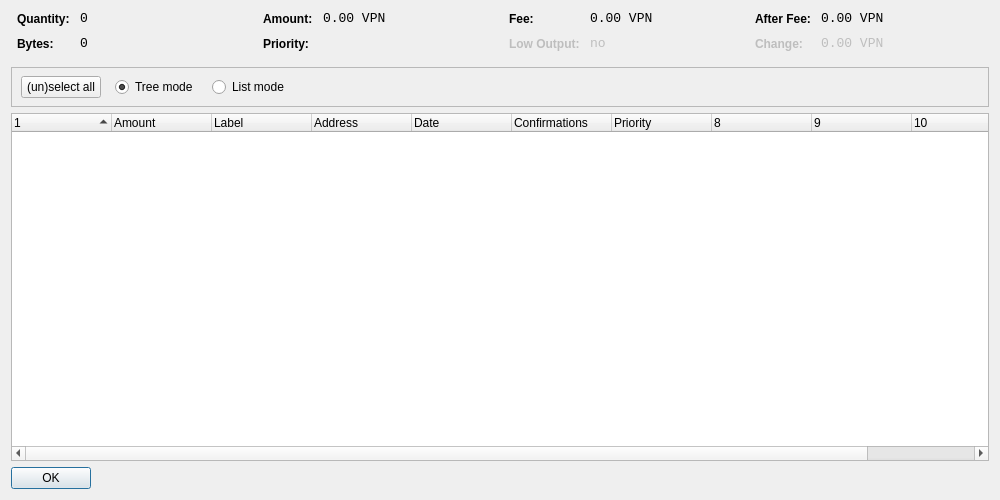
<?xml version="1.0" encoding="UTF-8"?>
<ui version="4.0">
 <class>CoinControlDialog</class>
 <widget class="QDialog" name="CoinControlDialog">
  <property name="geometry">
   <rect>
    <x>0</x>
    <y>0</y>
    <width>1000</width>
    <height>500</height>
   </rect>
  </property>
  <property name="windowTitle">
   <string>Coin Control</string>
  </property>
  <layout class="QVBoxLayout" name="verticalLayout">
   <item>
    <layout class="QHBoxLayout" name="horizontalLayoutTop" stretch="0,0,0,0">
     <property name="topMargin">
      <number>0</number>
     </property>
     <property name="bottomMargin">
      <number>10</number>
     </property>
     <item>
      <layout class="QFormLayout" name="formLayoutCoinControl1">
       <property name="horizontalSpacing">
        <number>10</number>
       </property>
       <property name="verticalSpacing">
        <number>10</number>
       </property>
       <property name="leftMargin">
        <number>6</number>
       </property>
       <property name="rightMargin">
        <number>6</number>
       </property>
       <item row="0" column="0">
        <widget class="QLabel" name="labelCoinControlQuantityText">
         <property name="styleSheet">
          <string notr="true">font-weight:bold;</string>
         </property>
         <property name="text">
          <string>Quantity:</string>
         </property>
        </widget>
       </item>
       <item row="0" column="1">
        <widget class="QLabel" name="labelCoinControlQuantity">
         <property name="font">
          <font>
           <family>Monospace</family>
           <pointsize>10</pointsize>
          </font>
         </property>
         <property name="cursor">
          <cursorShape>IBeamCursor</cursorShape>
         </property>
         <property name="contextMenuPolicy">
          <enum>Qt::ActionsContextMenu</enum>
         </property>
         <property name="text">
          <string notr="true">0</string>
         </property>
         <property name="textInteractionFlags">
          <set>Qt::LinksAccessibleByMouse|Qt::TextSelectableByKeyboard|Qt::TextSelectableByMouse</set>
         </property>
        </widget>
       </item>
       <item row="1" column="0">
        <widget class="QLabel" name="labelCoinControlBytesText">
         <property name="styleSheet">
          <string notr="true">font-weight:bold;</string>
         </property>
         <property name="text">
          <string>Bytes:</string>
         </property>
        </widget>
       </item>
       <item row="1" column="1">
        <widget class="QLabel" name="labelCoinControlBytes">
         <property name="font">
          <font>
           <family>Monospace</family>
           <pointsize>10</pointsize>
          </font>
         </property>
         <property name="cursor">
          <cursorShape>IBeamCursor</cursorShape>
         </property>
         <property name="contextMenuPolicy">
          <enum>Qt::ActionsContextMenu</enum>
         </property>
         <property name="text">
          <string notr="true">0</string>
         </property>
         <property name="textInteractionFlags">
          <set>Qt::LinksAccessibleByMouse|Qt::TextSelectableByKeyboard|Qt::TextSelectableByMouse</set>
         </property>
        </widget>
       </item>
      </layout>
     </item>
     <item>
      <layout class="QFormLayout" name="formLayoutCoinControl2">
       <property name="horizontalSpacing">
        <number>10</number>
       </property>
       <property name="verticalSpacing">
        <number>10</number>
       </property>
       <property name="leftMargin">
        <number>6</number>
       </property>
       <property name="rightMargin">
        <number>6</number>
       </property>
       <item row="0" column="0">
        <widget class="QLabel" name="labelCoinControlAmountText">
         <property name="styleSheet">
          <string notr="true">font-weight:bold;</string>
         </property>
         <property name="text">
          <string>Amount:</string>
         </property>
        </widget>
       </item>
       <item row="0" column="1">
        <widget class="QLabel" name="labelCoinControlAmount">
         <property name="font">
          <font>
           <family>Monospace</family>
           <pointsize>10</pointsize>
          </font>
         </property>
         <property name="cursor">
          <cursorShape>IBeamCursor</cursorShape>
         </property>
         <property name="contextMenuPolicy">
          <enum>Qt::ActionsContextMenu</enum>
         </property>
         <property name="text">
          <string notr="true">0.00 VPN</string>
         </property>
         <property name="textInteractionFlags">
          <set>Qt::LinksAccessibleByMouse|Qt::TextSelectableByKeyboard|Qt::TextSelectableByMouse</set>
         </property>
        </widget>
       </item>
       <item row="1" column="0">
        <widget class="QLabel" name="labelCoinControlPriorityText">
         <property name="styleSheet">
          <string notr="true">font-weight:bold;</string>
         </property>
         <property name="text">
          <string>Priority:</string>
         </property>
        </widget>
       </item>
       <item row="1" column="1">
        <widget class="QLabel" name="labelCoinControlPriority">
         <property name="font">
          <font>
           <family>Monospace</family>
           <pointsize>10</pointsize>
          </font>
         </property>
         <property name="cursor">
          <cursorShape>IBeamCursor</cursorShape>
         </property>
         <property name="contextMenuPolicy">
          <enum>Qt::ActionsContextMenu</enum>
         </property>
         <property name="text">
          <string/>
         </property>
         <property name="textInteractionFlags">
          <set>Qt::LinksAccessibleByMouse|Qt::TextSelectableByKeyboard|Qt::TextSelectableByMouse</set>
         </property>
        </widget>
       </item>
      </layout>
     </item>
     <item>
      <layout class="QFormLayout" name="formLayoutCoinControl3">
       <property name="horizontalSpacing">
        <number>10</number>
       </property>
       <property name="verticalSpacing">
        <number>10</number>
       </property>
       <property name="leftMargin">
        <number>6</number>
       </property>
       <property name="rightMargin">
        <number>6</number>
       </property>
       <item row="0" column="0">
        <widget class="QLabel" name="labelCoinControlFeeText">
         <property name="styleSheet">
          <string notr="true">font-weight:bold;</string>
         </property>
         <property name="text">
          <string>Fee:</string>
         </property>
        </widget>
       </item>
       <item row="0" column="1">
        <widget class="QLabel" name="labelCoinControlFee">
         <property name="font">
          <font>
           <family>Monospace</family>
           <pointsize>10</pointsize>
          </font>
         </property>
         <property name="cursor">
          <cursorShape>IBeamCursor</cursorShape>
         </property>
         <property name="contextMenuPolicy">
          <enum>Qt::ActionsContextMenu</enum>
         </property>
         <property name="text">
          <string notr="true">0.00 VPN</string>
         </property>
         <property name="textInteractionFlags">
          <set>Qt::LinksAccessibleByMouse|Qt::TextSelectableByKeyboard|Qt::TextSelectableByMouse</set>
         </property>
        </widget>
       </item>
       <item row="1" column="0">
        <widget class="QLabel" name="labelCoinControlLowOutputText">
         <property name="enabled">
          <bool>false</bool>
         </property>
         <property name="styleSheet">
          <string notr="true">font-weight:bold;</string>
         </property>
         <property name="text">
          <string>Low Output:</string>
         </property>
        </widget>
       </item>
       <item row="1" column="1">
        <widget class="QLabel" name="labelCoinControlLowOutput">
         <property name="enabled">
          <bool>false</bool>
         </property>
         <property name="font">
          <font>
           <family>Monospace</family>
           <pointsize>10</pointsize>
          </font>
         </property>
         <property name="cursor">
          <cursorShape>IBeamCursor</cursorShape>
         </property>
         <property name="contextMenuPolicy">
          <enum>Qt::ActionsContextMenu</enum>
         </property>
         <property name="text">
          <string notr="true">no</string>
         </property>
         <property name="textInteractionFlags">
          <set>Qt::LinksAccessibleByMouse|Qt::TextSelectableByKeyboard|Qt::TextSelectableByMouse</set>
         </property>
        </widget>
       </item>
      </layout>
     </item>
     <item>
      <layout class="QFormLayout" name="formLayoutCoinControl4">
       <property name="horizontalSpacing">
        <number>10</number>
       </property>
       <property name="verticalSpacing">
        <number>10</number>
       </property>
       <property name="leftMargin">
        <number>6</number>
       </property>
       <property name="rightMargin">
        <number>6</number>
       </property>
       <item row="0" column="0">
        <widget class="QLabel" name="labelCoinControlAfterFeeText">
         <property name="styleSheet">
          <string notr="true">font-weight:bold;</string>
         </property>
         <property name="text">
          <string>After Fee:</string>
         </property>
        </widget>
       </item>
       <item row="0" column="1">
        <widget class="QLabel" name="labelCoinControlAfterFee">
         <property name="font">
          <font>
           <family>Monospace</family>
           <pointsize>10</pointsize>
          </font>
         </property>
         <property name="cursor">
          <cursorShape>IBeamCursor</cursorShape>
         </property>
         <property name="contextMenuPolicy">
          <enum>Qt::ActionsContextMenu</enum>
         </property>
         <property name="text">
          <string notr="true">0.00 VPN</string>
         </property>
         <property name="textInteractionFlags">
          <set>Qt::LinksAccessibleByMouse|Qt::TextSelectableByKeyboard|Qt::TextSelectableByMouse</set>
         </property>
        </widget>
       </item>
       <item row="1" column="0">
        <widget class="QLabel" name="labelCoinControlChangeText">
         <property name="enabled">
          <bool>false</bool>
         </property>
         <property name="styleSheet">
          <string notr="true">font-weight:bold;</string>
         </property>
         <property name="text">
          <string>Change:</string>
         </property>
        </widget>
       </item>
       <item row="1" column="1">
        <widget class="QLabel" name="labelCoinControlChange">
         <property name="enabled">
          <bool>false</bool>
         </property>
         <property name="font">
          <font>
           <family>Monospace</family>
           <pointsize>10</pointsize>
          </font>
         </property>
         <property name="cursor">
          <cursorShape>IBeamCursor</cursorShape>
         </property>
         <property name="contextMenuPolicy">
          <enum>Qt::ActionsContextMenu</enum>
         </property>
         <property name="text">
          <string notr="true">0.00 VPN</string>
         </property>
         <property name="textInteractionFlags">
          <set>Qt::LinksAccessibleByMouse|Qt::TextSelectableByKeyboard|Qt::TextSelectableByMouse</set>
         </property>
        </widget>
       </item>
      </layout>
     </item>
    </layout>
   </item>
   <item>
    <widget class="QFrame" name="frame">
     <property name="minimumSize">
      <size>
       <width>0</width>
       <height>40</height>
      </size>
     </property>
     <property name="frameShape">
      <enum>QFrame::StyledPanel</enum>
     </property>
     <property name="frameShadow">
      <enum>QFrame::Sunken</enum>
     </property>
     <widget class="QWidget" name="horizontalLayoutWidget">
      <property name="geometry">
       <rect>
        <x>10</x>
        <y>0</y>
        <width>781</width>
        <height>41</height>
       </rect>
      </property>
      <layout class="QHBoxLayout" name="horizontalLayoutPanel" stretch="0,0,0,0,0">
       <property name="spacing">
        <number>14</number>
       </property>
       <item>
        <widget class="QPushButton" name="pushButtonSelectAll">
         <property name="sizePolicy">
          <sizepolicy hsizetype="Maximum" vsizetype="Fixed">
           <horstretch>0</horstretch>
           <verstretch>0</verstretch>
          </sizepolicy>
         </property>
         <property name="text">
          <string>(un)select all</string>
         </property>
        </widget>
       </item>
       <item>
        <widget class="QRadioButton" name="radioTreeMode">
         <property name="sizePolicy">
          <sizepolicy hsizetype="Maximum" vsizetype="Fixed">
           <horstretch>0</horstretch>
           <verstretch>0</verstretch>
          </sizepolicy>
         </property>
         <property name="text">
          <string>Tree mode</string>
         </property>
         <property name="checked">
          <bool>true</bool>
         </property>
        </widget>
       </item>
       <item>
        <widget class="QRadioButton" name="radioListMode">
         <property name="sizePolicy">
          <sizepolicy hsizetype="Maximum" vsizetype="Fixed">
           <horstretch>0</horstretch>
           <verstretch>0</verstretch>
          </sizepolicy>
         </property>
         <property name="text">
          <string>List mode</string>
         </property>
        </widget>
       </item>
       <item>
        <spacer name="horizontalSpacer">
         <property name="orientation">
          <enum>Qt::Horizontal</enum>
         </property>
         <property name="sizeHint" stdset="0">
          <size>
           <width>40</width>
           <height>20</height>
          </size>
         </property>
        </spacer>
       </item>
      </layout>
     </widget>
    </widget>
   </item>
   <item>
    <widget class="CoinControlTreeWidget" name="treeWidget">
     <property name="contextMenuPolicy">
      <enum>Qt::CustomContextMenu</enum>
     </property>
     <property name="sortingEnabled">
      <bool>false</bool>
     </property>
     <property name="columnCount">
      <number>11</number>
     </property>
     <attribute name="headerShowSortIndicator" stdset="0">
      <bool>true</bool>
     </attribute>
     <attribute name="headerStretchLastSection">
      <bool>false</bool>
     </attribute>
     <column>
      <property name="text">
       <string/>
      </property>
     </column>
     <column>
      <property name="text">
       <string>Amount</string>
      </property>
     </column>
     <column>
      <property name="text">
       <string>Label</string>
      </property>
     </column>
     <column>
      <property name="text">
       <string>Address</string>
      </property>
     </column>
     <column>
      <property name="text">
       <string>Date</string>
      </property>
     </column>
     <column>
      <property name="text">
       <string>Confirmations</string>
      </property>
      <property name="toolTip">
       <string>Confirmed</string>
      </property>
     </column>
     <column>
      <property name="text">
       <string>Priority</string>
      </property>
     </column>
     <column>
      <property name="text">
       <string/>
      </property>
     </column>
     <column>
      <property name="text">
       <string/>
      </property>
     </column>
     <column>
      <property name="text">
       <string/>
      </property>
     </column>
     <column>
      <property name="text">
       <string/>
      </property>
     </column>
    </widget>
   </item>
   <item>
    <widget class="QDialogButtonBox" name="buttonBox">
     <property name="sizePolicy">
      <sizepolicy hsizetype="Maximum" vsizetype="Fixed">
       <horstretch>0</horstretch>
       <verstretch>0</verstretch>
      </sizepolicy>
     </property>
     <property name="orientation">
      <enum>Qt::Horizontal</enum>
     </property>
     <property name="standardButtons">
      <set>QDialogButtonBox::Ok</set>
     </property>
    </widget>
   </item>
  </layout>
 </widget>
 <customwidgets>
  <customwidget>
   <class>CoinControlTreeWidget</class>
   <extends>QTreeWidget</extends>
   <header>coincontroltreewidget.h</header>
  </customwidget>
 </customwidgets>
 <resources/>
 <connections/>
</ui>
